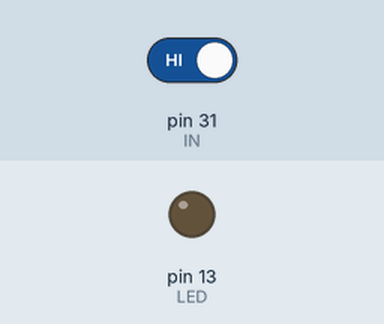
Recording of a sketch running on a simulated Arduino Mega 2560, built with avr-gcc and run on an emulated ATmega2560. Shown: output pins drawn as LEDs (lit = HIGH). The test bench sets the inputs (shaded band); at power-on: pin 31 (IN) HIGH. What the sketch prints to the serial monitor is not drawn.

Above: at 1.2 s.
1.3 s: pin 31 (IN) driven LOW
At 1.6 s:
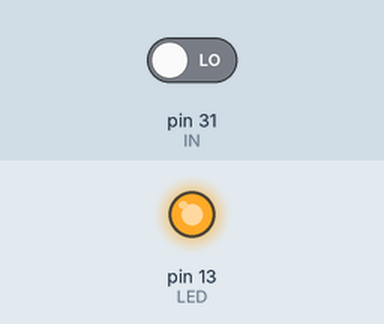
2.8 s: pin 31 (IN) driven HIGH
At 4.0 s:
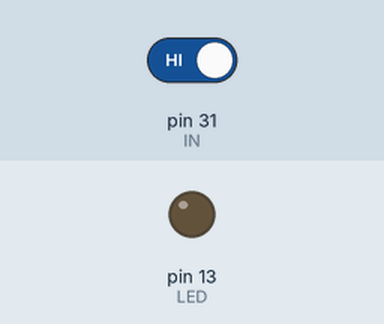
Timing chart, 0 to 5.8 s (numbered marks = the images above; inputs shaded):
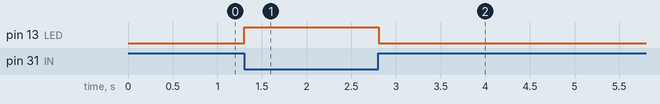

Measured:
- after the input at 1.3 s, pin 13 (LED): LOW → HIGH at once
- after the input at 2.8 s, pin 13 (LED): HIGH → LOW at once

The sketch:

Button_tester.ino
```cpp
int IN = 31;
int LED = 13;

void setup(){
  pinMode(IN, INPUT);
  pinMode(LED, OUTPUT);
  Serial.begin(9600);
}

void loop(){
  int Button = !digitalRead(IN);

  if(Button == 1){
     Serial.write("On\n");
    digitalWrite(LED,HIGH);

  }else{
    Serial.write("Off\n");
    digitalWrite(LED,LOW);

  }

}
```
